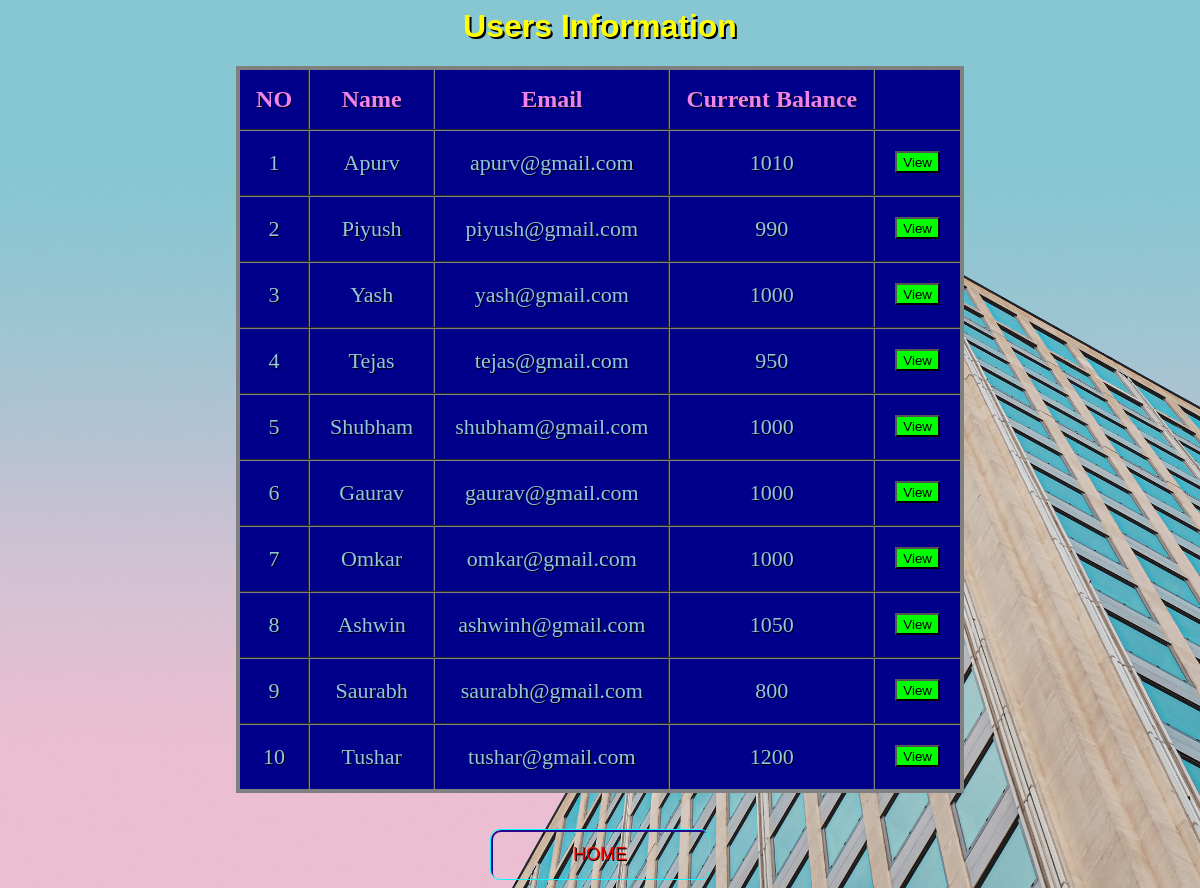
The app's page /getdetail.php with its own data.
### tables this page shows
CREATE TABLE `users` (
  `name` varchar(50) NOT NULL,
  `email` varchar(50) NOT NULL,
  `amount` double DEFAULT NULL
);

### getdetail.php (the view, shortened to what this page needs)
<?php
$con=mysqli_connect('localhost','root','','banking_system');
$q="select * from users ";
$result=mysqli_query($con,$q);
?>
<html>
<head>
   <link rel="stylesheet" href="button.css">
</head>
<body>
	<h1 style="color:#ffff00;text-shadow: 2px 2px black;">Users Information</h1>
    <table class="flat-table-1">
		<thead>
			<th>NO</th>
			<th>Name</th>
			<th>Email</th>
			<th>Current Balance</th>
			<th></th>
		</thead>
		<tbody>
		<tr>
			<?php
				$row=mysqli_fetch_array($result);
			?>
			<td> 1</td>
			<td><?php echo  $row["name"]; ?></td>
			<td><?php echo  $row["email"]; ?></td>
			<td><?php echo  $row["amount"]; ?></td>
			<td>
				<form action="user.php" method="post"  class="view">
					<button class="button1" type="submit" name="name" value="Apurv">View</button>
				</form>
			</td>
		</tr>
		<tr>
			<?php
				$row=mysqli_fetch_array($result);
			?>
			<td> 2</td>
			<td><?php echo  $row["name"]; ?></td>
			<td><?php echo  $row["email"]; ?></td>
			<td><?php echo  $row["amount"]; ?></td>
			<td>
				<form action="user.php" method="post" class="view">
					<button class="button1" type="submit" name="name" value="Piyush">View</button>
				</form>
			</td>
		</tr>
        <tr>
			<?php
				$row=mysqli_fetch_array($result);
			?>
			<td> 3</td>
			<td><?php echo  $row["name"]; ?></td>
			<td><?php echo  $row["email"]; ?></td>
			<td><?php echo  $row["amount"]; ?></td>
			<td>
				<form action="user.php" method="post" class="view">
					<button class="button1" type="submit" name="name" value="Yash">View</button>
				</form>
			</td>
		</tr>
        <tr>
			<?php
				$row=mysqli_fetch_array($result);
			?>
			<td> 4</td>
			<td><?php echo  $row["name"]; ?></td>
			<td><?php echo  $row["email"]; ?></td>
			<td><?php echo  $row["amount"]; ?></td>
			<td>
				<form action="user.php" method="post" class="view">
					<button class="button1" type="submit" name="name" value="Tejas">View</button>
				</form>
			</td>
        </tr>
        <tr>
			<?php
				$row=mysqli_fetch_array($result);
			?>
			<td> 5</td>
			<td><?php echo  $row["name"]; ?></td>
			<td><?php echo  $row["email"]; ?></td>
			<td><?php echo  $row["amount"]; ?></td>
			<td>
				<form action="user.php" method="post" class="view">
					<button class="button1" type="submit" name="name" value="Shubham">View</button>
				</form>
			</td>
		</tr>
        <tr>
			<?php
				$row=mysqli_fetch_array($result);
			?>
			<td> 6</td>
			<td><?php echo  $row["name"]; ?></td>
			<td><?php echo  $row["email"]; ?></td>
			<td><?php echo  $row["amount"]; ?></td>
			<td>
				<form action="user.php" method="post" class="view">
					<button class="button1" type="submit" name="name" value="Gaurav">View</button>
				</form>
			</td>
        </tr>
        <tr>
			<?php
				$row=mysqli_fetch_array($result);
			?>
			<td> 7</td>
			<td><?php echo  $row["name"]; ?></td>
			<td><?php echo  $row["email"]; ?></td>
			<td><?php echo  $row["amount"]; ?></td>
			<td>
				<form action="user.php" method="post" class="view">
					<button class="button1"type="submit" name="name" value="Omkar">View</button>
				</form>
			</td>
		</tr>
        <tr>
			<?php
				$row=mysqli_fetch_array($result);
			?>
			<td> 8</td>
			<td><?php echo  $row["name"]; ?></td>
			<td><?php echo  $row["email"]; ?></td>
			<td><?php echo  $row["amount"]; ?></td>
			<td>
				<form action="user.php" method="post" class="view">
					<button class="button1"type="submit" name="name" value="Ashwin">View</button>
				</form>
			</td>
		</tr>
        <tr>
			<?php
				$row=mysqli_fetch_array($result);
			?>
			<td> 9</td>
			<td><?php echo  $row["name"]; ?></td>
			<td><?php echo  $row["email"]; ?></td>
			<td><?php echo  $row["amount"]; ?></td>
			<td>
				<form action="user.php" method="post" class="view">
					<button class="button1"type="submit" name="name" value="Saurabh">View</button>
				</form>
			</td>
        </tr>
        <tr>
			<?php
				$row=mysqli_fetch_array($result);
			?>
			<td> 10</td>
			<td><?php echo  $row["name"]; ?></td>
			<td><?php echo  $row["email"]; ?></td>
			<td><?php echo  $row["amount"]; ?></td>
			<td>
				<form action="user.php" method="post" class="view">
					<button class="button1"type="submit" name="name" value="Tushar">View</button>
				</form>
			</td>
		</tr>
		</tbody>
	</table><br><br>
<div class="buttons">
	<a href="index.php">
    <button class="glow-on-hover">HOME</button>
	</a>
</div>
</body>
</html>

### button.css (style rules this page uses)
.glow-on-hover { width: 220px; height: 51px; outline: none; color: red; font-size:18px; background:transparent; text-shadow: 0.7px 0.7px black; overflow: hidden; cursor: pointer; position: relative; z-index: 0; border-radius: 10px; border: 1px solid #00FFFF; }
.glow-on-hover:before { content: ''; background: linear-gradient(45deg, #ff0000, #ff7300, #fffb00, #48ff00, #00ffd5, #002bff, #7a00ff, #ff00c8, #ff0000); position: absolute; top: -2px; left:-2px; background-size: 400%; z-index: -1; filter: blur(5px); width: calc(100% + 4px); height: calc(100% + 4px); animation: glowing 20s linear infinite; opacity: 0; transition: opacity .3s ease-in-out; border-radius: 10px; }
.glow-on-hover:after { z-index: -1; content: ''; position: absolute; width: 100%; height: 100%; left: 0; top: 0; border-radius: 10px; border: 2px solid #28048a; background:transparent; }

### getdetail.php (style rules this page uses)
body { text-align:center; }
.flat-table-1 { background: #00008b; }
h1 { font-family: Arial, Times, serif; }
table { text-align:center; margin-left: auto; margin-right: auto; border:4px solid gray; border-collapse:collapse; }
th { color:violet; font-size:24px; padding:16px; }
td { text-align:center; font-size:22px; color: #92c6df; padding: 0px 20px 0px 20px; }
tr { transition: background 0.3s, box-shadow 0.3s; }
th,td { border-collapse:collapse; border:2px groove gray; text-shadow: 1px 1px black; }
.button1 { background-color:lime; text-align:center; padding-top:2px; }
.view { top:50%; padding-top:20px; text-align:center; }
body { background-image:url("images/102.jpg"); background-position: center; background-repeat: no-repeat; background-size: cover; }

### records on screen
users: name "Apurv", email "apurv@gmail.com", amount "1010"
users: name "Piyush", email "piyush@gmail.com", amount "990"
users: name "Yash", email "yash@gmail.com", amount "1000"
users: name "Tejas", email "tejas@gmail.com", amount "950"
users: name "Shubham", email "shubham@gmail.com", amount "1000"
users: name "Gaurav", email "gaurav@gmail.com", amount "1000"
users: name "Omkar", email "omkar@gmail.com", amount "1000"
users: name "Ashwin", email "ashwinh@gmail.com", amount "1050"
users: name "Saurabh", email "saurabh@gmail.com", amount "800"
users: name "Tushar", email "tushar@gmail.com", amount "1200"
